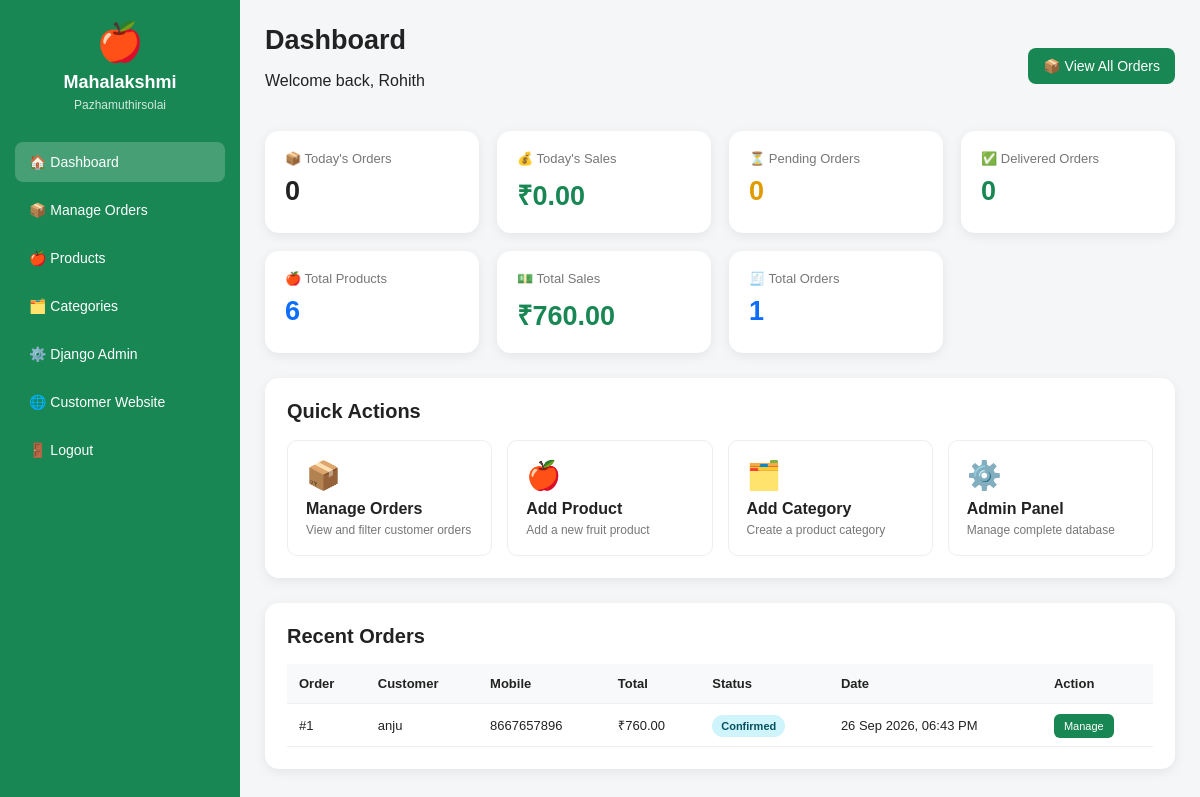
Page /orders/admin-dashboard/ (signed in) on the committed database.
### orders/models.py (models this page shows, shortened)
class Order(models.Model):
    DELIVERY_CHOICES = [
        ("delivery", "Home Delivery"),
        ("pickup", "Shop Pickup"),
    ]
    PAYMENT_CHOICES = [
        ("cod", "Cash on Delivery"),
        ("online", "Online Payment"),
    ]
    STATUS_CHOICES = [
        ("pending", "Pending"),
        ("confirmed", "Confirmed"),
        ("preparing", "Preparing"),
        ("out_for_delivery", "Out for Delivery"),
        ("ready_pickup", "Ready for Pickup"),
        ("delivered", "Delivered"),
        ("cancelled", "Cancelled"),
    ]
    user = models.ForeignKey(
    User,
    on_delete=models.SET_NULL,
    null=True,
    blank=True,
    related_name="orders"
)
    customer_name = models.CharField(max_length=150)
    mobile = models.CharField(max_length=15)
    email = models.EmailField(blank=True)
    address = models.TextField(blank=True)
    city = models.CharField(max_length=100, blank=True)
    pincode = models.CharField(max_length=10, blank=True)
    delivery_type = models.CharField(
        max_length=20,
        choices=DELIVERY_CHOICES,
        default="delivery"
    )
    payment_method = models.CharField(
        max_length=20,
        choices=PAYMENT_CHOICES,
        default="cod"
    )
    payment_status = models.CharField(
        max_length=20,
        default="pending"
    )
    order_status = models.CharField(
        max_length=30,
        choices=STATUS_CHOICES,
        default="pending"
    )
    subtotal = models.DecimalField(
        max_digits=10,
        decimal_places=2
    )
    delivery_charge = models.DecimalField(
        max_digits=10,
        decimal_places=2,
        default=0
    )
    total_amount = models.DecimalField(
        max_digits=10,
        decimal_places=2
    )
    created_at = models.DateTimeField(
        auto_now_add=True
    )
    updated_at = models.DateTimeField(
        auto_now=True
    )

### orders/views.py (the view)
@login_required
@user_passes_test(is_admin_user)
def admin_dashboard(request):
    today = timezone.localdate()
    today_orders = Order.objects.filter(
        created_at__date=today
    )
    today_sales = today_orders.exclude(
        order_status="cancelled"
    ).aggregate(
        total=Sum("total_amount")
    )["total"] or 0
    pending_orders = Order.objects.filter(
        order_status="pending"
    ).count()
    delivered_orders = Order.objects.filter(
        order_status="delivered"
    ).count()
    total_products = Product.objects.count()
    total_orders = Order.objects.exclude(
        order_status="cancelled"
    ).count()
    total_sales = Order.objects.exclude(
        order_status="cancelled"
    ).aggregate(
        total=Sum("total_amount")
    )["total"] or 0
    recent_orders = Order.objects.select_related(
        "user"
    ).order_by("-created_at")[:10]
    context = {
        "today_orders": today_orders.exclude(
            order_status="cancelled"
        ).count(),
        "today_sales": today_sales,
        "pending_orders": pending_orders,
        "delivered_orders": delivered_orders,
        "total_products": total_products,
        "total_orders": total_orders,
        "total_sales": total_sales,
        "recent_orders": recent_orders,
    }
    return render(
        request,
        "orders/admin_dashboard.html",
        context
    )

### orders/views.py (called while the page is built)
def is_admin_user(user):
    return user.is_authenticated and user.is_staff

### templates/orders/admin_dashboard.html (shortened to what this page needs)
<!DOCTYPE html>
<html lang="en">
<head>
</head>
<body>
<div class="sidebar">
    <div class="logo">
        <div class="icon">
            🍎
        </div>
        <h2>
            Mahalakshmi
        </h2>
        <p>
            Pazhamuthirsolai
        </p>
    </div>
    <div class="menu">
        <a
            href="{% url 'admin_dashboard' %}"
            class="active"
        >
            🏠 Dashboard
        </a>
        <a href="{% url 'admin_orders' %}">
            📦 Manage Orders
        </a>
        <a href="{% url 'admin_products' %}">
    🍎 Products
</a>
<a href="{% url 'admin_categories' %}">
    🗂️ Categories
</a>
        <a href="/admin/">
            ⚙️ Django Admin
        </a>
        <a href="/">
            🌐 Customer Website
        </a>
        <a href="{% url 'logout' %}">
            🚪 Logout
        </a>
    </div>
</div>
<div class="main">
    <div class="topbar">
        <div>
            <h1>
                Dashboard
            </h1>
            <p>
                Welcome back, {{ request.user.username }}
            </p>
        </div>
        <a
            href="{% url 'admin_orders' %}"
            class="website-btn"
        >
            📦 View All Orders
        </a>
    </div>
<div class="cards">
    <div class="card">
        <div class="card-title">
            📦 Today's Orders
        </div>
        <div class="card-value">
            {{ today_orders }}
        </div>
    </div>
    <div class="card">
        <div class="card-title">
            💰 Today's Sales
        </div>
        <div class="card-value green">
            ₹{{ today_sales|floatformat:2 }}
        </div>
    </div>
    <div class="card">
        <div class="card-title">
            ⏳ Pending Orders
        </div>
        <div class="card-value orange">
            {{ pending_orders }}
        </div>
    </div>
    <div class="card">
        <div class="card-title">
            ✅ Delivered Orders
        </div>
        <div class="card-value green">
            {{ delivered_orders }}
        </div>
    </div>
    <div class="card">
        <div class="card-title">
            🍎 Total Products
        </div>
        <div class="card-value blue">
            {{ total_products }}
        </div>
    </div>
    <div class="card">
        <div class="card-title">
            💵 Total Sales
        </div>
        <div class="card-value green">
            ₹{{ total_sales|floatformat:2 }}
        </div>
    </div>
    <div class="card">
        <div class="card-title">
            🧾 Total Orders
        </div>
        <div class="card-value blue">
            {{ total_orders }}
        </div>
    </div>
</div>
    <div class="section">
        <h2>
            Quick Actions
        </h2>
        <div class="actions">
            <a
                href="{% url 'admin_orders' %}"
                class="action"
            >
                <div class="action-icon">
                    📦
                </div>
                <div class="action-title">
                    Manage Orders
                </div>
                <div class="action-text">
                    View and filter customer orders
                </div>
            </a>
            <a
                href="/admin/products/product/add/"
                class="action"
            >
                <div class="action-icon">
                    🍎
                </div>
                <div class="action-title">
                    Add Product
                </div>
                <div class="action-text">
                    Add a new fruit product
                </div>
            </a>
            <a
                href="/admin/products/category/add/"
                class="action"
            >
                <div class="action-icon">
                    🗂️
                </div>
                <div class="action-title">
                    Add Category
                </div>
                <div class="action-text">
                    Create a product category
                </div>
            </a>
            <a
                href="/admin/"
                class="action"
            >
                <div class="action-icon">
                    ⚙️
                </div>
                <div class="action-title">
                    Admin Panel
                </div>
                <div class="action-text">
                    Manage complete database
                </div>
            </a>
        </div>
    </div>
    <div class="section">
        <h2>
            Recent Orders
        </h2>
        <div class="table-wrapper">
            {% if recent_orders %}
            <table>
                <thead>
                    <tr>
                        <th>Order</th>
                        <th>Customer</th>
                        <th>Mobile</th>
                        <th>Total</th>
                        <th>Status</th>
                        <th>Date</th>
                        <th>Action</th>
                    </tr>
                </thead>
                <tbody>
                {% for order in recent_orders %}
                    <tr>
                        <td>
                            #{{ order.id }}
                        </td>
                        <td>
                            {{ order.customer_name }}
                        </td>
                        <td>
                            {{ order.mobile }}
                        </td>
                        <td>
                            ₹{{ order.total_amount|floatformat:2 }}
                        </td>
                        <td>
                            {% if order.order_status == "pending" %}
                                <span class="status pending">
                                    Pending
                                </span>
                            {% elif order.order_status == "confirmed" %}
                                <span class="status confirmed">
                                    Confirmed
                                </span>
                            {% elif order.order_status == "preparing" %}
                                <span class="status preparing">
                                    Preparing
                                </span>
                            {% elif order.order_status == "out_for_delivery" %}
                                <span class="status delivery">
                                    Out for Delivery
                                </span>
                            {% elif order.order_status == "delivered" %}
                                <span class="status delivered">
                                    Delivered
                                </span>
                            {% elif order.order_status == "cancelled" %}
                                <span class="status cancelled">
                                    Cancelled
                                </span>
                            {% else %}
                                <span class="status confirmed">
                                    {{ order.get_order_status_display }}
                                </span>
                            {% endif %}
                        </td>
                        <td>
                            {{ order.created_at|date:"d M Y, h:i A" }}
                        </td>
                        <td>
                            <a
                                href="{% url 'admin:orders_order_change' order.id %}"
                                class="manage-btn"
                            >
                                Manage
                            </a>
                        </td>
                    </tr>
                {% endfor %}
                </tbody>
            </table>
            {% else %}
                <p>
                    No orders yet.
                </p>
            {% endif %}
        </div>
    </div>
</div>
</body>
</html>

### templates/orders/admin_dashboard.html (style rules this page uses)
* { box-sizing: border-box; }
body { margin: 0; font-family: Arial, sans-serif; background: #f4f6f8; color: #222; }
.sidebar { position: fixed; left: 0; top: 0; width: 240px; height: 100vh; background: #198754; color: white; padding: 20px 15px; }
.logo { text-align: center; margin-bottom: 30px; }
.logo .icon { font-size: 38px; }
.logo h2 { font-size: 18px; margin: 8px 0 0; }
.logo p { font-size: 12px; opacity: .8; margin: 5px 0; }
.menu { display: flex; flex-direction: column; gap: 8px; }
.menu a { color: white; text-decoration: none; padding: 12px 14px; border-radius: 8px; font-size: 14px; display: block; }
.menu .active { background: rgba(255,255,255,.2); }
.main { margin-left: 240px; padding: 25px; }
.topbar { display: flex; justify-content: space-between; align-items: center; margin-bottom: 25px; }
.topbar h1 { margin: 0; font-size: 27px; }
.website-btn { background: #198754; color: white; text-decoration: none; padding: 10px 15px; border-radius: 8px; font-size: 14px; }
.cards { display: grid; grid-template-columns: repeat(4, 1fr); gap: 18px; margin-bottom: 25px; }
.card { background: white; padding: 20px; border-radius: 14px; box-shadow: 0 3px 12px rgba(0,0,0,.07); }
.card-title { color: #777; font-size: 13px; margin-bottom: 10px; }
.card-value { font-size: 27px; font-weight: bold; }
.green { color: #198754; }
.orange { color: #e09b00; }
.blue { color: #0d6efd; }
.section { background: white; padding: 22px; border-radius: 14px; margin-bottom: 25px; box-shadow: 0 3px 12px rgba(0,0,0,.07); }
.section h2 { margin-top: 0; font-size: 20px; }
.actions { display: grid; grid-template-columns: repeat(4, 1fr); gap: 15px; }
.action { text-decoration: none; color: #222; border: 1px solid #eee; border-radius: 10px; padding: 18px; transition: .2s; }
.action-icon { font-size: 28px; margin-bottom: 8px; }
.action-title { font-weight: bold; margin-bottom: 5px; }
.action-text { font-size: 12px; color: #777; }
.table-wrapper { overflow-x: auto; }
table { width: 100%; border-collapse: collapse; }
th, td { padding: 12px; text-align: left; border-bottom: 1px solid #eee; white-space: nowrap; }
th { background: #f8f9fa; font-size: 13px; }
td { font-size: 13px; }
.status { padding: 5px 9px; border-radius: 20px; font-size: 11px; font-weight: bold; }
.confirmed { background: #cff4fc; color: #055160; }
.manage-btn { background: #198754; color: white; text-decoration: none; padding: 6px 10px; border-radius: 6px; font-size: 11px; }

### rows in the picture
Order: id "1", customer_name "anju", mobile "8667657896", total_amount "760.00", order_status "Confirmed", created_at "26 Sep 2026, 06:43 PM"

### other values in the picture
{{ request.user.username }} "Rohith"
{{ today_orders }} "0"
{{ today_sales|floatformat:2 }} "0.00"
{{ pending_orders }} "0"
{{ delivered_orders }} "0"
{{ total_products }} "6"
{{ total_sales|floatformat:2 }} "760.00"
{{ total_orders }} "1"
